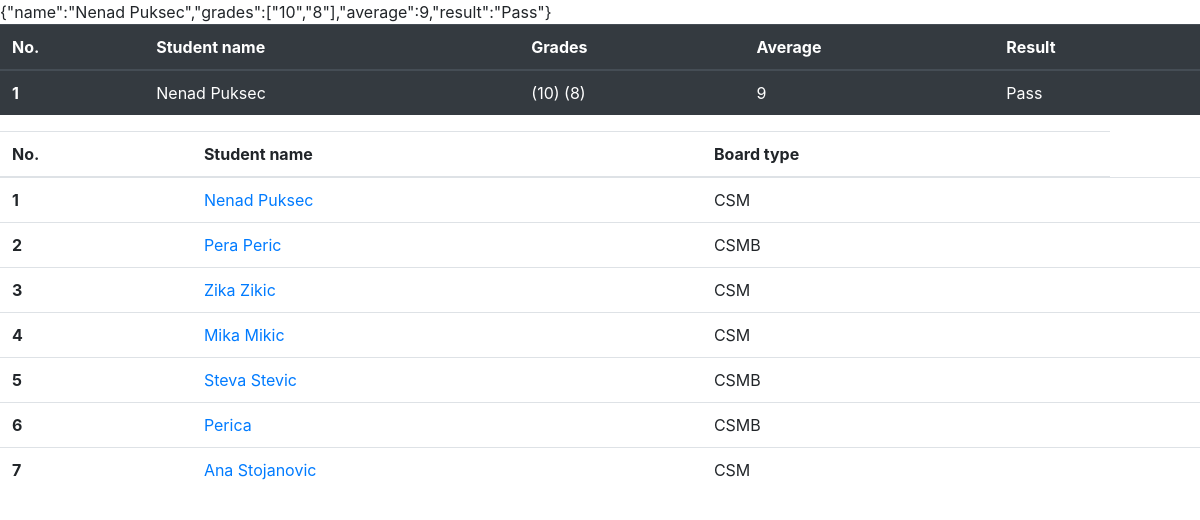
/index.php?student=1, run on the app's committed database.
### tables this page shows
CREATE TABLE `students` (
  `id` int(11) NOT NULL,
  `name` varchar(255) NOT NULL,
  `school_board_id` int(11) NOT NULL
);

### class/Student.php (called while the page is built, shortened)
<?php
    class Student
    {
        public function getStudent($id)
        {
            $pdo = new PDO('mysql:host=localhost;dbname=quantox','root','',array(PDO::ATTR_PERSISTENT => true));
            $pdo->setAttribute(PDO::ATTR_ERRMODE, PDO::ERRMODE_EXCEPTION);
            $stmt = $pdo->prepare("SELECT * FROM students WHERE id=?");
            $stmt->execute([$id]);
            $row = $stmt->fetch(PDO::FETCH_ASSOC);
            return $row;
        }
        public function getAllStudents()
        {
            $pdo = new PDO('mysql:host=localhost;dbname=quantox','root','',array(PDO::ATTR_PERSISTENT => true));
            $pdo->setAttribute(PDO::ATTR_ERRMODE, PDO::ERRMODE_EXCEPTION);
            $sth = $pdo->prepare("SELECT * FROM students");
            $sth->execute();
            $row = $sth->fetchAll(PDO::FETCH_ASSOC);
            return $row;
        }
    }
?>

### class/CSM.php (called while the page is built, shortened)
<?php
    class CSM
    {
        public function getCSMoardResult($student_id)
        {
            $grades = array();
            $br = 0;
            $s = 0;
            $pdo = new PDO('mysql:host=localhost;dbname=quantox','root','',array(PDO::ATTR_PERSISTENT => true));
            $pdo->setAttribute(PDO::ATTR_ERRMODE, PDO::ERRMODE_EXCEPTION);
            $stmt = $pdo->prepare("SELECT s.name, g.grade FROM students as s INNER JOIN grades as g ON s.id = g.student_id WHERE s.id=?");
            $stmt->execute([$student_id]);
            while($row = $stmt->fetch(PDO::FETCH_ASSOC))
            {
                array_push($grades, $row['grade']);
                $name = $row['name'];
                $s += $row['grade'];
                $br++;
            }
            $sr = $s / $br;
            $result = $sr >= '7' ? 'Pass' : 'Fail';
            $response = array(
                'name' =>  $name,
                'grades' => $grades,
                'average' => $sr,
                'result' => $result
            );
            return json_encode($response);
        }
    }
?>

### index.php (the view, shortened to what this page needs)
<?php
require_once  'class/Student.php';
require_once  'class/CSM.php';
$db = new Database();
$student = new Student($db);
$csm = new CSM($db);
$csmb = new CSMB($db);
    if(isset($_GET['student']))
        $student_id = $_GET['student'];
    $all = $student->getAllStudents();
    if(isset($_GET['student']))
    {
        $dohvati = $student->getStudent($student_id);
        $board_type_id = $dohvati['school_board_id'];
        if($board_type_id == '1')
        {
            $result = $csm->getCSMoardResult($student_id);
            $data = json_decode($result);
            $id = $_GET['student'];
            echo "<table class='table table-dark'>
            <thead>
                <tr>
                <th scope='col'>No.</th>
                <th scope='col'>Student name</th>
                <th scope='col'>Grades</th>
                <th scope='col'>Average</th>
                <th scope='col'>Result</th>
                </tr>
            </thead>
            <tbody>";
                echo "<tr>";
                    echo "<th scope='row'>".$id."</th>";
                    echo "<td>".$data->name."</td>";
                    echo "<td>";
                    $allGrades = $data->grades;
                    foreach($allGrades as $grade)
                    {
                        echo "(".$grade.") ";
                    }
                    echo "<td>".$data->average."</td>";
                    echo "<td>".$data->result."</td>";
                echo "</tr>";
            echo "</tbody>
            </table>";
        }
        else
        {
            $result = $csmb->getCSMBoardResult($student_id);
            echo $result;
        }
    }
?>
<html>
<head>
    <link rel="stylesheet" href="https://stackpath.bootstrapcdn.com/bootstrap/4.4.1/css/bootstrap.min.css">
</head>
<body>
<div>
    <table class="table">
    <thead>
        <tr>
        <th scope="col">No.</th>
        <th scope="col">Student name</th>
        <th scope="col">Board type</th>
        </tr>
    </thead>
    <tbody>
    <?php
        foreach ($all as $key=>$value)
        {
            $board = $value['school_board_id'];
            $board == 1 ? $board = "CSM" : $board = "CSMB";
            $id = intval($key + 1);
            echo "<tr><th scope='row'>".$id."</th><td><a href='http://localhost/quantox/index.php?student=".$id."'>".$value['name']."</a></td><td>".$board."<td/></tr>";
        }
    ?>
    </tbody>
    </table>
</div>
</body>
</html>

### data on the page
students: id "1", name "Nenad Puksec", board "CSM"
students: id "2", name "Pera Peric", board "CSMB"
students: id "3", name "Zika Zikic", board "CSM"
students: id "4", name "Mika Mikic", board "CSM"
students: id "5", name "Steva Stevic", board "CSMB"
students: id "6", name "Perica", board "CSMB"
students: id "7", name "Ana Stojanovic", board "CSM"

### other printed values
$id "1"
$data->name "Nenad Puksec"
$grade "10"
$grade "8"
$data->average "9"
$data->result "Pass"
